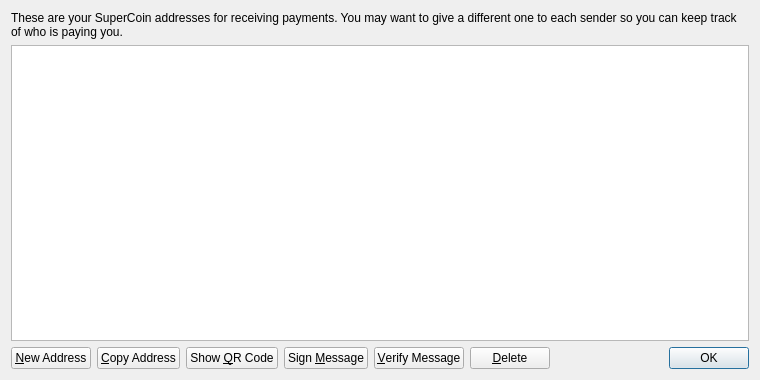
<?xml version="1.0" encoding="UTF-8"?>
<ui version="4.0">
 <class>AddressBookPage</class>
 <widget class="QWidget" name="AddressBookPage">
  <property name="geometry">
   <rect>
    <x>0</x>
    <y>0</y>
    <width>760</width>
    <height>380</height>
   </rect>
  </property>
  <property name="windowTitle">
   <string>Address Book</string>
  </property>
  <layout class="QVBoxLayout" name="verticalLayout">
   <item>
    <widget class="QLabel" name="labelExplanation">
     <property name="text">
      <string>These are your SuperCoin addresses for receiving payments. You may want to give a different one to each sender so you can keep track of who is paying you.</string>
     </property>
     <property name="textFormat">
      <enum>Qt::PlainText</enum>
     </property>
     <property name="wordWrap">
      <bool>true</bool>
     </property>
    </widget>
   </item>
   <item>
    <widget class="QTableView" name="tableView">
     <property name="contextMenuPolicy">
      <enum>Qt::CustomContextMenu</enum>
     </property>
     <property name="toolTip">
      <string>Double-click to edit address or label</string>
     </property>
     <property name="tabKeyNavigation">
      <bool>false</bool>
     </property>
     <property name="alternatingRowColors">
      <bool>true</bool>
     </property>
     <property name="selectionMode">
      <enum>QAbstractItemView::SingleSelection</enum>
     </property>
     <property name="selectionBehavior">
      <enum>QAbstractItemView::SelectRows</enum>
     </property>
     <property name="sortingEnabled">
      <bool>true</bool>
     </property>
     <attribute name="verticalHeaderVisible">
      <bool>false</bool>
     </attribute>
    </widget>
   </item>
   <item>
    <layout class="QHBoxLayout" name="horizontalLayout">
     <item>
      <widget class="QPushButton" name="newAddressButton">
       <property name="toolTip">
        <string>Create a new address</string>
       </property>
       <property name="text">
        <string>&amp;New Address</string>
       </property>
       <property name="icon">
        <iconset resource="../bitcoin.qrc">
         <normaloff>:/icons/add</normaloff>:/icons/add</iconset>
       </property>
      </widget>
     </item>
     <item>
      <widget class="QPushButton" name="copyToClipboard">
       <property name="toolTip">
        <string>Copy the currently selected address to the system clipboard</string>
       </property>
       <property name="text">
        <string>&amp;Copy Address</string>
       </property>
       <property name="icon">
        <iconset resource="../bitcoin.qrc">
         <normaloff>:/icons/editcopy</normaloff>:/icons/editcopy</iconset>
       </property>
      </widget>
     </item>
     <item>
      <widget class="QPushButton" name="showQRCode">
       <property name="text">
        <string>Show &amp;QR Code</string>
       </property>
       <property name="icon">
        <iconset resource="../bitcoin.qrc">
         <normaloff>:/icons/qrcode</normaloff>:/icons/qrcode</iconset>
       </property>
      </widget>
     </item>
     <item>
      <widget class="QPushButton" name="signMessage">
       <property name="toolTip">
        <string>Sign a message to prove you own a SuperCoin address</string>
       </property>
       <property name="text">
        <string>Sign &amp;Message</string>
       </property>
       <property name="icon">
        <iconset resource="../bitcoin.qrc">
         <normaloff>:/icons/edit</normaloff>:/icons/edit</iconset>
       </property>
      </widget>
     </item>
     <item>
      <widget class="QPushButton" name="verifyMessage">
       <property name="toolTip">
        <string>Verify a message to ensure it was signed with a specified SuperCoin address</string>
       </property>
       <property name="text">
        <string>&amp;Verify Message</string>
       </property>
       <property name="icon">
        <iconset resource="../bitcoin.qrc">
         <normaloff>:/icons/transaction_0</normaloff>:/icons/transaction_0</iconset>
       </property>
      </widget>
     </item>
     <item>
      <widget class="QPushButton" name="deleteButton">
       <property name="toolTip">
        <string>Delete the currently selected address from the list</string>
       </property>
       <property name="text">
        <string>&amp;Delete</string>
       </property>
       <property name="icon">
        <iconset resource="../bitcoin.qrc">
         <normaloff>:/icons/remove</normaloff>:/icons/remove</iconset>
       </property>
      </widget>
     </item>
     <item>
      <spacer name="horizontalSpacer">
       <property name="orientation">
        <enum>Qt::Horizontal</enum>
       </property>
       <property name="sizeHint" stdset="0">
        <size>
         <width>40</width>
         <height>20</height>
        </size>
       </property>
      </spacer>
     </item>
     <item>
      <widget class="QDialogButtonBox" name="buttonBox">
       <property name="sizePolicy">
        <sizepolicy hsizetype="Maximum" vsizetype="Fixed">
         <horstretch>0</horstretch>
         <verstretch>0</verstretch>
        </sizepolicy>
       </property>
       <property name="standardButtons">
        <set>QDialogButtonBox::Ok</set>
       </property>
      </widget>
     </item>
    </layout>
   </item>
  </layout>
 </widget>
 <resources>
  <include location="../bitcoin.qrc"/>
 </resources>
 <connections/>
</ui>
